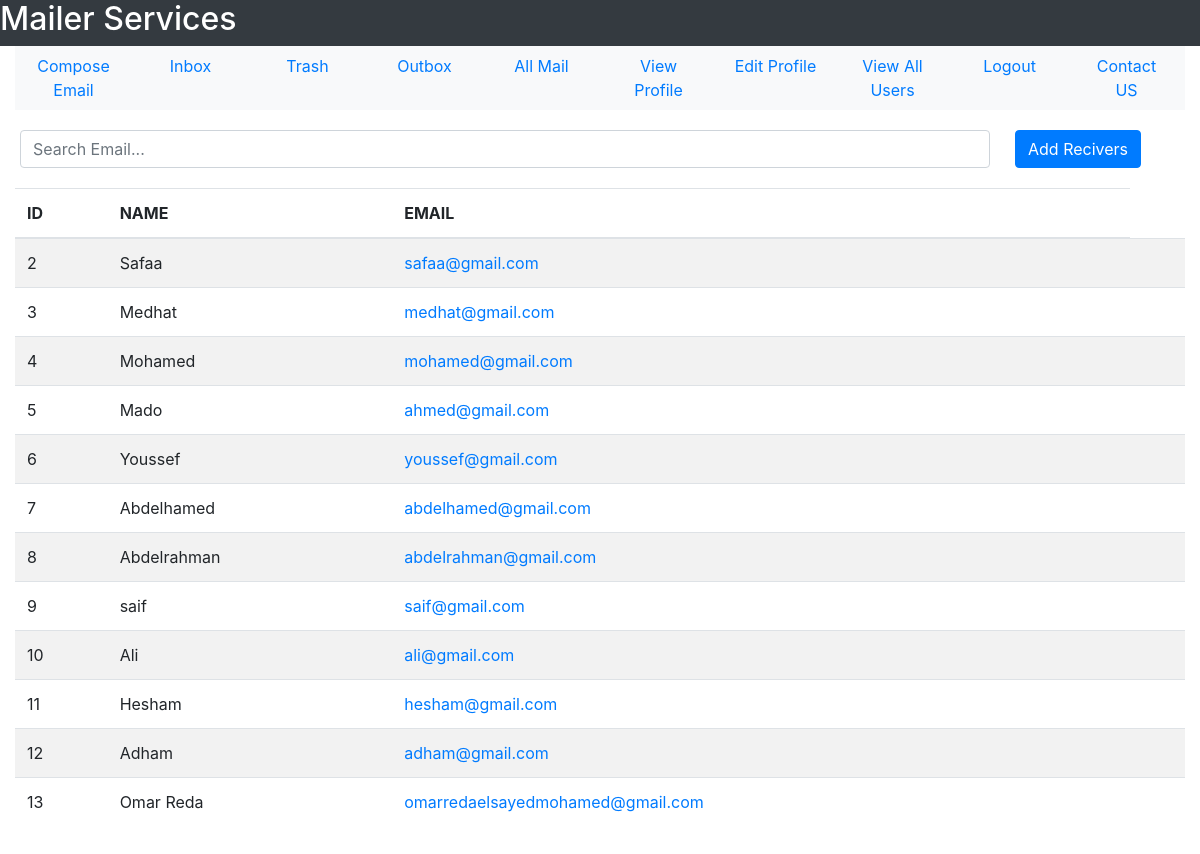
/All-Users (signed in), run on an earlier commit of the app's database.
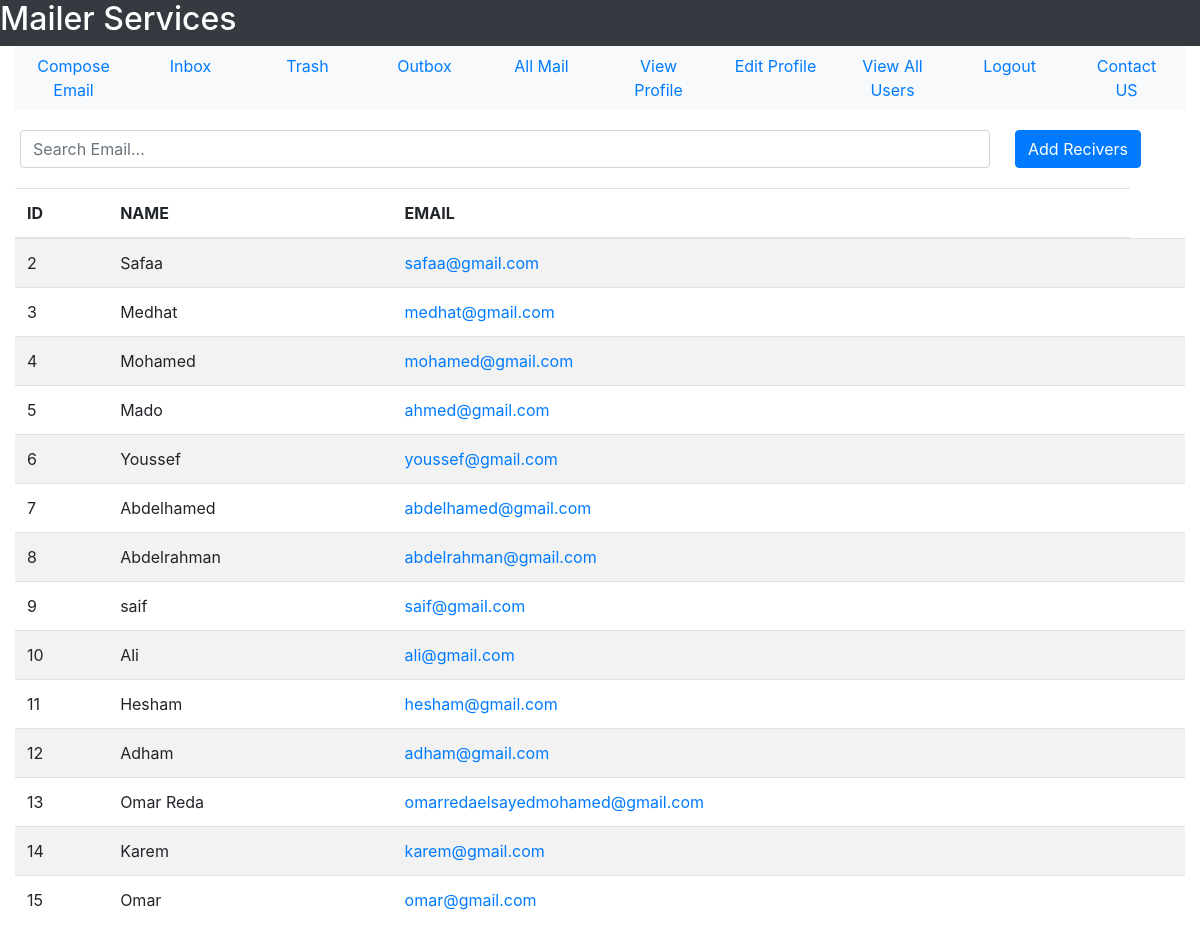
And on a later commit of the database.
### tables this page shows
CREATE TABLE user(user_id INTEGER PRIMARY KEY, user_name TEXT NOT NULL, user_email TEXT NOT NULL, user_password TEXT  NOT NULL, user_gender TEXT NOT NULL, user_date_of_birth TEXT NOT NULL, user_city TEXT NOT NULL, user_country TEXT NOT NULL, user_contact INTEGER, user_account_creation_date TEXT NOT NULL, user_active INTEGER DEFAULT 0 CHECK(user_active == 1 OR user_active == 0), visits INTEGER DEFAULT 0, UNIQUE(user_email));

### User/User_Profile/user.py (the view)
@user_profile_bp.route('/All-Users')
def view_all_users():
    sqlite_connection = sqlite3.connect('Mail_DB.db')
    select_allusers_query = """SELECT user_id , user_name, user_email FROM user WHERE user_id != ?;"""
    allUsers = sqlite_connection.execute(select_allusers_query, (get_user_id(session["email"]),)).fetchall()
    sqlite_connection.close()
    return render_template("User_Profile/allUsers.html", allUsers = allUsers, user_mail = session["email"])

### User/User_Mail/user_mail.py (called while the page is built)
def get_user_id(user_email):
    sqlite_connection = sqlite3.connect('MAIL_DB.db')
    select_user_query = """SELECT user_id FROM user WHERE user_email = ?;"""
    select_user_query_data = (user_email,)
    user_record = sqlite_connection.execute(select_user_query, select_user_query_data)
    user_id = 0
    for data in user_record:
        user_id = data[0]
    sqlite_connection.close()
    return user_id

### User/User_Profile/templates/User_Profile/allUsers.html (shortened to what this page needs)
<!DOCTYPE html>
<html lang = "en">
    <head>
        <link rel="stylesheet" href="https://maxcdn.bootstrapcdn.com/bootstrap/4.5.2/css/bootstrap.min.css">
    </head>
    <body>
        <div class = "container-fluid">
        <div class = "row bg-dark text-white">
            <h2>Mailer Services</h2>
        </div>
        <div>
            <ul class = "nav nav-justified bg-light">
                <li class = 'nav-item'>
                    <a href = "{{url_for('user_mail_bp.compose_email')}}" class = 'nav-link'>Compose Email</a>
                </li>
                <li class = 'nav-item'>
                    <a href = "{{url_for('user_mail_bp.see_inbox')}}" class = 'nav-link'>Inbox</a>
                </li>
                <li class = 'nav-item'>
                    <a href = "{{url_for('user_mail_bp.trash')}}" class = 'nav-link'>Trash</a>
                </li>
                <li class = 'nav-item'>
                    <a href = "{{url_for('user_mail_bp.see_outbox')}}" class = 'nav-link'>Outbox</a>
                </li>
                <li class = 'nav-item'>
                    <a href = "{{url_for('user_mail_bp.see_all_mail')}}" class = 'nav-link'>All Mail</a>
                </li>
                <li class = 'nav-item'>
                    <a href = "{{url_for('user_profile_bp.view_profile')}}" class = 'nav-link'>View Profile</a>
                </li>
                <li class = 'nav-item'>
                    <a href = "{{url_for('user_profile_bp.edit_profile_form')}}" class = 'nav-link'>Edit Profile</a>
                </li>
                <li class = 'nav-item'>
                    <a href = "{{url_for('user_profile_bp.view_all_users')}}" class = 'nav-link'>View All Users</a>
                </li>
                <li class = 'nav-item'>
                    <a href = "{{url_for('user_profile_bp.logout')}}" class = 'nav-link'>Logout</a>
                </li>
                <li class = 'nav-item'>
                    <a href = "{{url_for('user_profile_bp.contact_us')}}" class = 'nav-link'>Contact US</a>
                </li>
            </ul>
        </div>
        <div class = "row">
            <div class = "col-10">
                <input type = "text" class = "form-control" id = "userInput" placeholder = "Search Email..." style = "margin-top: 20px;margin-bottom: 20px;">
            </div>
            <div class = "col-2">
                <button class = "btn btn-primary" id = "addReceiversButton" style = "margin-top: 20px;">Add Recivers</button>
            </div>
        </div>
        <table class = "table table-striped">
            <thead>
            <tr>
                <th>ID</th>
                <th>NAME</th>
                <th>EMAIL</th>
            </tr>
            </thead>
            <tbody>
            {%for user in allUsers:%}
                <tr id = "row">
                    <td id = "userID">{{user[0]}}</td>
                    <td id = "userName">{{user[1]}}</td>
                    <td><a id = "userMail" href = "{{url_for('user_mail_bp.compose_to_email', user_mail = user[2])}}">{{user[2]}}</a></td>
                    <td><button class = "btn btn-primary btn-sm" id = "addBtns" style = "display: none;">Add</button></td>
                </tr>
            {%endfor%}
            </tbody>
        </table>
        <div>
        <table style = "height: 100px;">
            <tr>
                <td>
                </td>
                <td>
                </td>
                <td>
                </td>
                <td>
                </td>
                </tr>
        </table>
        </div>
        </div>
    </body>
    </html>

What changed in the data, as far as the page shows it:
added user: user_id "14", user_name "Karem", user_email "karem@gmail.com"
added user: user_id "15", user_name "Omar", user_email "omar@gmail.com"
